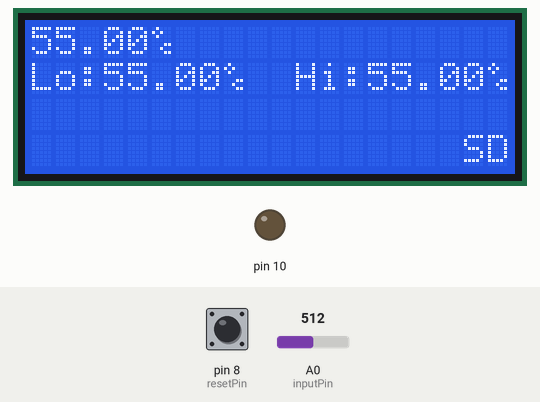
Recording of a sketch running on a simulated Arduino Uno, built with avr-gcc and run on an emulated ATmega328P. On the bench: 20×4 character LCD, output pins drawn as LEDs (lit = HIGH). The test bench sets the inputs (shaded band); at power-on: A0 (inputPin) = 512, pin 8 (resetPin) LOW. Storage starts empty.

Above: at 4.6 s.
4.7 s: A0 (inputPin) set to 716
At 5.0 s:
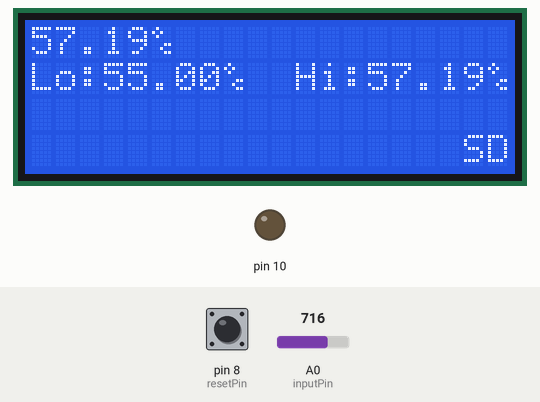
6.3 s: pin 8 (resetPin) pulled HIGH for 0.25 s
At 7.8 s:
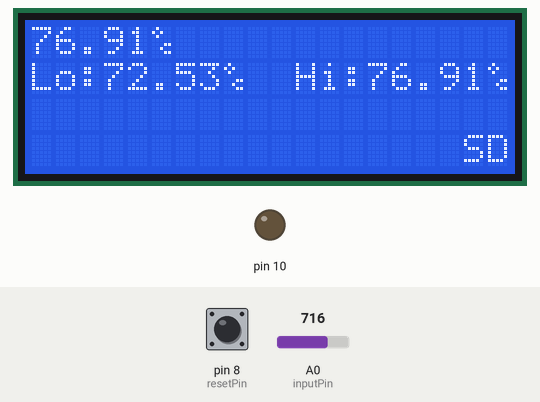
8.1 s: pin 8 (resetPin) pulled HIGH for 1 s
At 9.6 s:
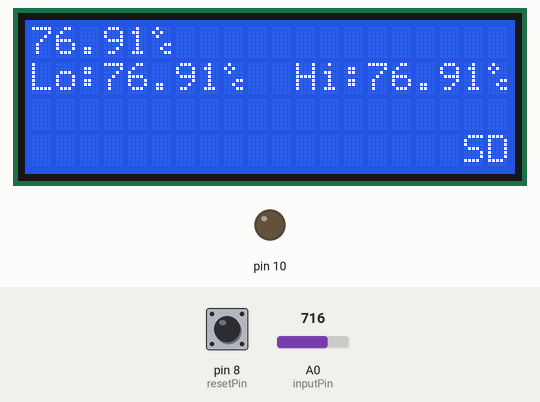
10.6 s: A0 (inputPin) set to 900
At 10.91 s:
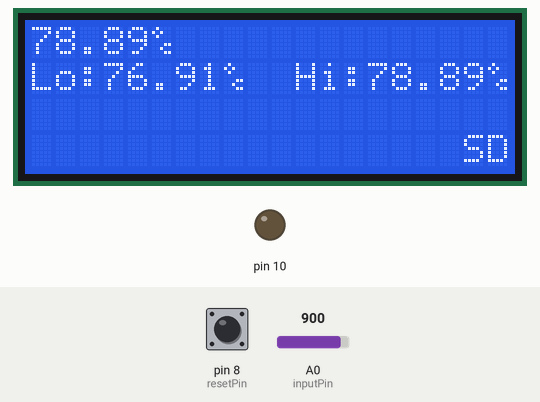
12.3 s: A0 (inputPin) set to 1010
At 14.6 s:
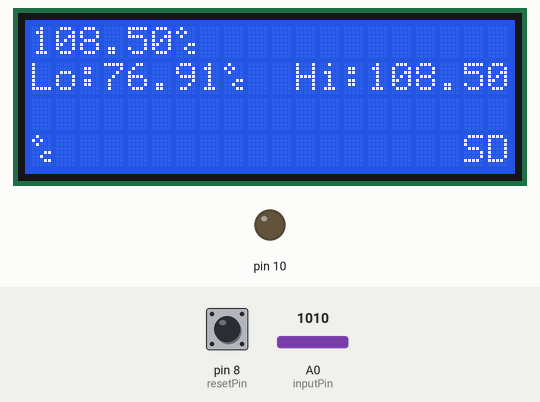
Timing chart, 0 to 14.8 s (numbered marks = the images above; inputs shaded):
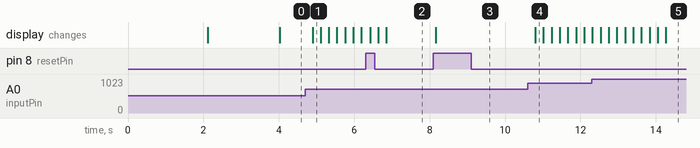

Measured:
- after the input at 4.7 s, the display: changes after 0.19 s (image 1)
- after the input at 8.1 s, the display: changes after 0.06 s (image 3)
- after the input at 10.6 s, the display: changes after 0.20 s (image 4)

The sketch:

p_5.ino
```cpp
#include <LiquidCrystal.h>
#include <SD.h>

const int lcdx = 20;
const int lcdy = 4;

LiquidCrystal lcd(7, 6, 5, 4, 3, 2);

float high = -99999;
float low = 99999;   //high and low temperatures
boolean SDError = false;
unsigned long lastReadingTime = 0L;
float temparray[10]; //array for rolling average
int tempposition = 0; //index into circular buffer above
boolean readyToDisplay = false;

char * logFilename = "Temps.txt";

const int resetPin = 8;
const int inputPin = 0;
const int chipSelect = 10;

byte celcius[8] = {
	B01000,
	B10100,
	B01000,
	B00000,
	B00011,
	B00100,
	B00011,
	B00000
};

void displayStatus(String s, boolean doClear)
{
  lcd.clear();
  lcd.setCursor(0,0);
  lcd.print(s);

  if (doClear)
  {
    delay(2000);
    lcd.clear();
  }
}

void setup()
{
  analogReference(INTERNAL);
  pinMode(resetPin, INPUT);
  pinMode(10, OUTPUT);

  lcd.begin(lcdx, lcdy);
  lcd.createChar(0, celcius);

  displayStatus("Temperature Sensor", true);
  displayStatus("Init SD Card...", false);

  if (!SD.begin(chipSelect)) {
    displayStatus("SD Card Error", true);
    displayStatus("No Logging", true);
    SDError = true;
  }
  else
  {
    boolean newFile = !SD.exists(logFilename);
    File tempFile = SD.open(logFilename, FILE_WRITE);

    if (tempFile)
    {
      if (newFile)
      {
        tempFile.println("Temperature file written by the");
        tempFile.println("  Arduino Temperature Sensor");
        tempFile.println("by Tristan Linnell, Can't Hack Won't Hack");
        tempFile.println("tris@canthack.org     http://canthack.org");
        tempFile.println();
        tempFile.println("Source code available at https://github.com/tristan2468/ArduinoTemperatureSensor");
        tempFile.println();
      }

      tempFile.println("**** New Session ****");
      tempFile.close();
    }
    else
    {
      displayStatus("Error writing SD File.", true);
      SDError = true;
    }
  }

  lcd.clear();
}

void loop()
{
  if (!SDError)
  {
    lcd.setCursor(lcdx-2, lcdy-1);
    lcd.print("SD");
  }
  else
  {
    lcd.setCursor(lcdx-2, lcdy-1);
    lcd.print("  ");
  }

  //average results in circular buffer...

  //read analog in from the L35
  int input = analogRead(inputPin);

  //convert to a voltage
  float voltage = (float)input * 1.1; //internal aref
  voltage /= 1024.0; //10 bit analogue in

  temparray[tempposition] = voltage * 100.0;

  tempposition++;

  if (tempposition >= 10)
  {
    tempposition = 0;
    readyToDisplay = true;
  }

  delay(10);

  if (readyToDisplay)
  {
    float temp = 0.0;

    for(int i = 0 ; i< 10 ; i++)
    {
      temp += temparray[i];
    }
    temp /= 10.0;

    //set high and low, or reset them if the switch
    //has been pressed

    if (digitalRead(resetPin) == HIGH)  //todo. use an interrupt for this...
    {
      high = low = temp;
      writeToSD("High and Low reset");
    }
    else
    {
      if(temp < low)
        low = temp;

      if(temp > high)
        high = temp;
    }

    //write current and high/low to the LCD...

    //current
    lcd.setCursor(0,0);
    lcd.print((temp));
    lcd.write(uint8_t(0)); //degrees c symbol
    lcd.print("    ");

    //low
    lcd.setCursor(0,1);
    lcd.print("Lo:");
    lcd.print((low));
    lcd.write(uint8_t(0)); //degrees c symbol

    //high
    lcd.print("  Hi:");
    lcd.print((high));
    lcd.write(uint8_t(0)); //degrees c symbol
    lcd.print("    ");

    //also write to the SD card, but only every minute...

    if ((millis() - lastReadingTime) > (1000L *60L))
    {
      lastReadingTime = millis();
      writeToSD(String(round(lastReadingTime / (1000L *60L))) + "\t" + String(round(temp)) + " \tLo:" + String(round(low)) + "\tHi:" + String(round(high)));
    }

  }
  delay(200);
}

void writeToSD(String s)
{
  if (!SDError)
  {
    File tempFile = SD.open(logFilename, FILE_WRITE);

    if (tempFile)
    {
      tempFile.println(s);
      tempFile.close();
    }
    else
    {
      displayStatus("SD Error.", true);
      SDError = true;
    }
  }
}
```

program1.c
```cpp
#include<stdio.h>

int main()
{
   int x = 10;
   int y = 10;
   if ( !(x ^ y) )
      printf(" x is equal to y ");
   else
      printf(" x is not equal to y ");
   return 0;
}
```

program2.c
```cpp
// C program to print maximum value of
// unsigned int.
#include<stdio.h>

int main()
{
   unsigned int max;
   max = 0;
   max = ~max;
   printf("Max value : %u ",  max);
  return 0;
}   
```

program3.c
```cpp
// C program to find if machine is little
// endian or big endian.
#include <stdio.h>

int main()
{
   unsigned int n = 1;
   char *c = (char*)&n;
   if (*c)
       printf("LITTLE ENDIAN");
   else
       printf("BIG ENDIAN");
   return 0;
}
```

program4.c
```cpp
#include <stdio.h>

int main()
{
    int arr[5];
    arr[0] = 5;
    arr[2] = -10;
    arr[3 / 2] = 2; // this is same as arr[1] = 2
    arr[3] = arr[0];

    printf("%d %d %d %d", arr[0],
           arr[1], arr[2], arr[3]);

    return 0;
}
```
